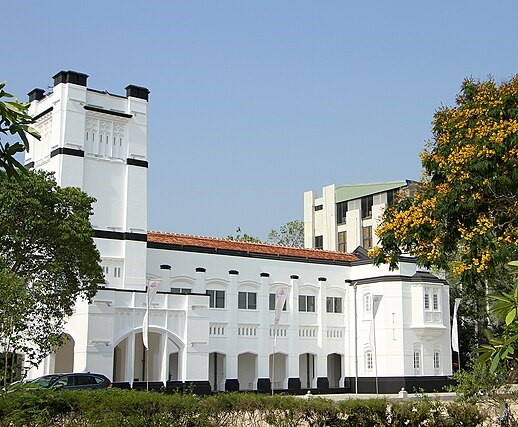
#> input picture data/img1.JPG, 518 x 427 px
$ python task_09.py
#> lines starting #> are read from the running program, lines starting #| are printed output that depends on the picture
import cv2
import matplotlib.pyplot as plt
# Load images
img1 = cv2.imread('data/img1.JPG')
#> img1 is the input picture: shape (427, 518, 3); mean B, G, R 149.7, 147.5, 136.6
img2 = cv2.imread('data/img2.jpg')
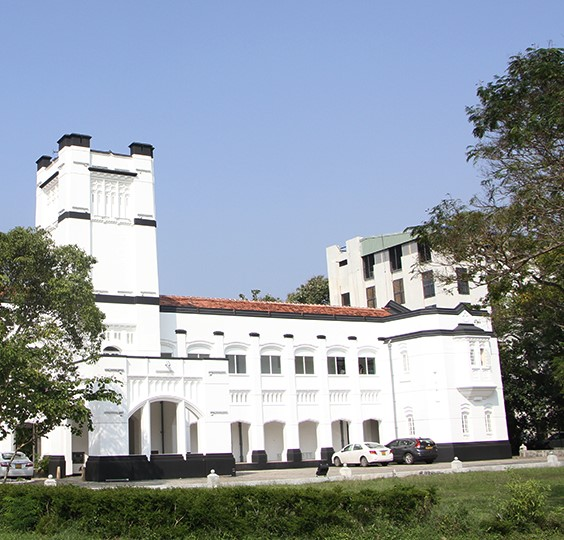
#> input picture data/img2.jpg, 564 x 540 px
#> img2 is the input picture: shape (540, 564, 3); mean B, G, R 164.8, 156.1, 146.6

# Convert images to grayscale
gray1 = cv2.cvtColor(img1, cv2.COLOR_BGR2GRAY)
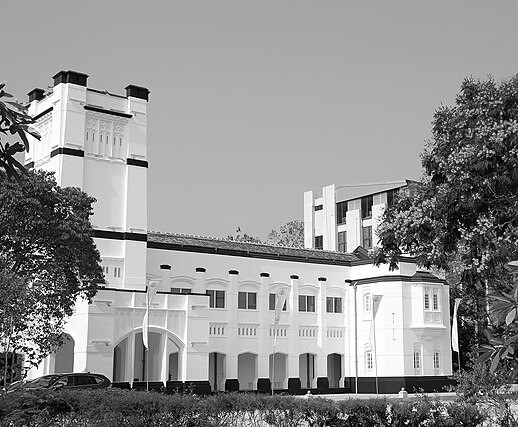
#> gray1: shape (427, 518); min 0, max 255, mean 144.5
gray2 = cv2.cvtColor(img2, cv2.COLOR_BGR2GRAY)
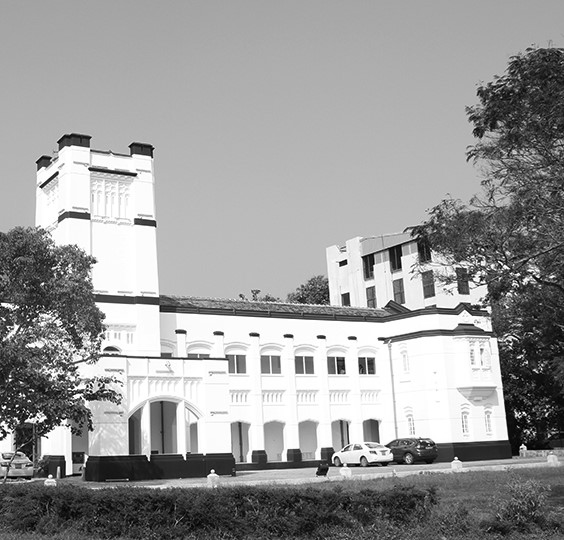
#> gray2: shape (540, 564); min 0, max 255, mean 154.3

# Initialize SIFT detector
orb = cv2.ORB_create()

# Detect keypoints and descriptors
kp1, des1 = orb.detectAndCompute(gray1, None)
#> kp1 = 500 keypoints; strongest (x, y, size): (33, 353, 31), (40, 351, 31), (85, 293, 31), (145, 291, 31)
kp2, des2 = orb.detectAndCompute(gray2, None)
#> kp2 = 500 keypoints; strongest (x, y, size): (522, 445, 31), (336, 456, 31), (213, 470, 31), (50, 476, 31)

# Draw keypoints
img1_kp = cv2.drawKeypoints(img1, kp1, None, flags=cv2.DRAW_MATCHES_FLAGS_DRAW_RICH_KEYPOINTS)
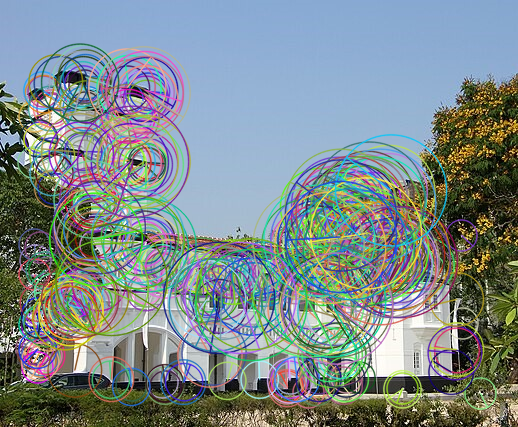
#> img1_kp: shape (427, 518, 3); mean B, G, R 140.1, 138.7, 125.6
img2_kp = cv2.drawKeypoints(img2, kp2, None, flags=cv2.DRAW_MATCHES_FLAGS_DRAW_RICH_KEYPOINTS)
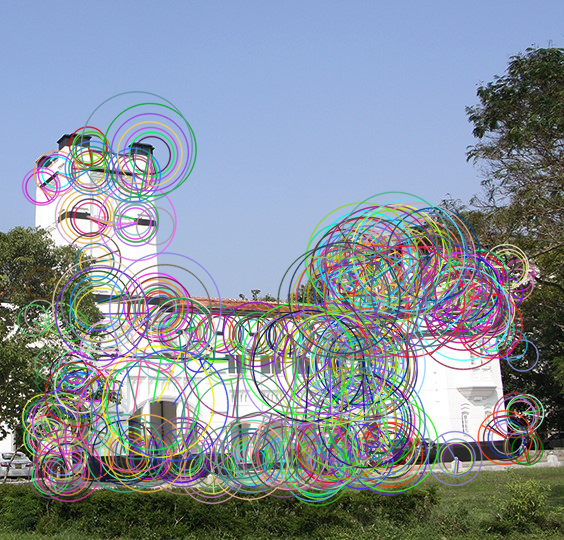
#> img2_kp: shape (540, 564, 3); mean B, G, R 154.5, 144.7, 135.3

# Display the images with keypoints
plt.figure(figsize=(12, 6))
plt.subplot(1, 2, 1)
plt.imshow(cv2.cvtColor(img1_kp, cv2.COLOR_BGR2RGB))
plt.title('Image 1 Keypoints')
plt.subplot(1, 2, 2)
plt.imshow(cv2.cvtColor(img2_kp, cv2.COLOR_BGR2RGB))
plt.title('Image 2 Keypoints')
plt.show()
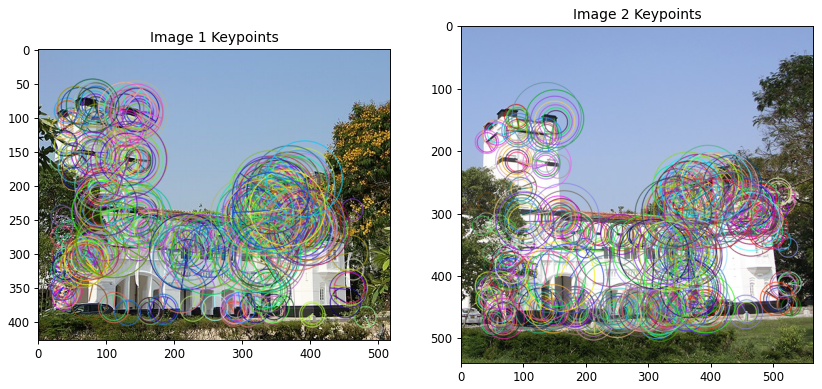
#> figure drawn by matplotlib, 2 panels

# Initialize matcher
bf = cv2.BFMatcher(cv2.NORM_L2, crossCheck=True)

# Match descriptors
matches = bf.match(des1, des2)
#> matches = 180 matches

# Sort matches by distance
matches = sorted(matches, key=lambda x: x.distance)

# Draw matches
img_matches = cv2.drawMatches(img1, kp1, img2, kp2, matches[:25], None, flags=cv2.DrawMatchesFlags_NOT_DRAW_SINGLE_POINTS)
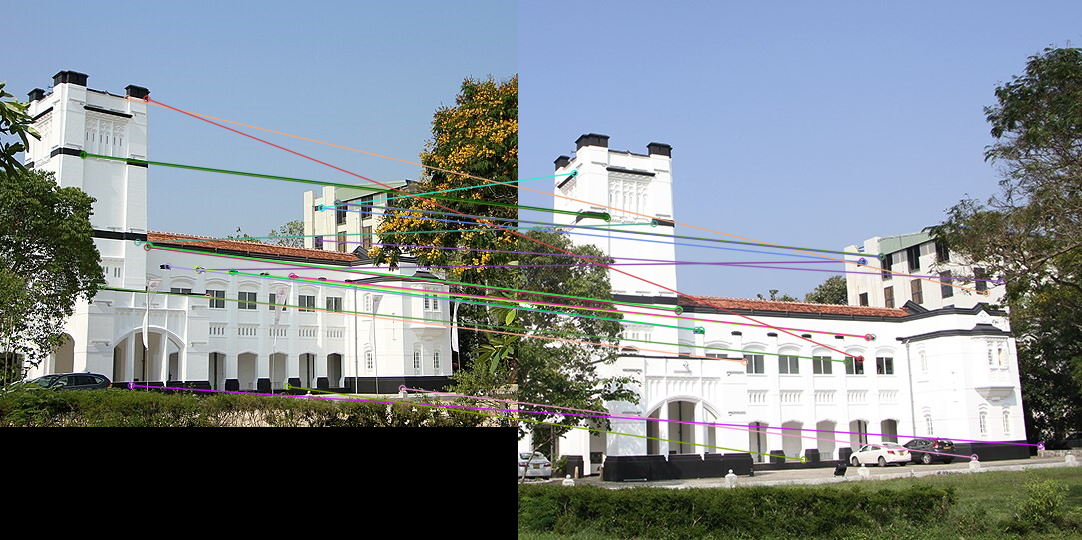
#> img_matches: shape (540, 1082, 3); mean B, G, R 141.8, 136.3, 127.7

# Write to file
cv2.imwrite('data/orb-result.jpg', img_matches)

# Display matches
plt.figure(figsize=(12, 6))
plt.imshow(cv2.cvtColor(img_matches, cv2.COLOR_BGR2RGB))
plt.title('Keypoint Matches')
plt.show()
